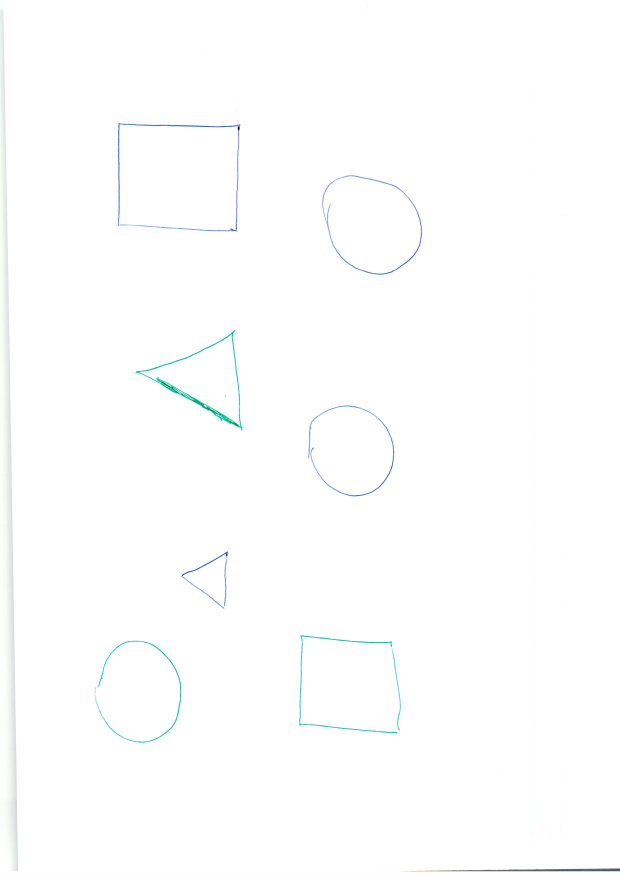
#> input picture UD2/Tareas/Tarea_63 - Deteccion figuras openCV/Escaneo-cargador.jpg, 1240 x 1753 px (shown at 1/2 size)
$ jupyter execute --allow-errors a.ipynb
#> lines starting #> are read from the running program, lines starting #| are printed output that depends on the picture
Fai un programa en Python que coa imaxe escaneada:

- Identifica os cuadrilateros da imaxe.

- Conta o número de "circulos" e encerraos dentro dun cuadrilatero

## 1. Importación de librerías y carga de imagen

[cell 1]
import numpy as np
import cv2 as cv
from matplotlib import pyplot as plt

img_original = cv.imread("Escaneo-cargador.jpg")
#> img_original is the input picture: shape (1753, 1240, 3); mean B, G, R 254.2, 254.2, 253.7
plt.imshow(img_original)
plt.title('Imagen escaneada')

## 2. Recorte de imagen

[cell 2]
img = img_original[100:1600,150:900]
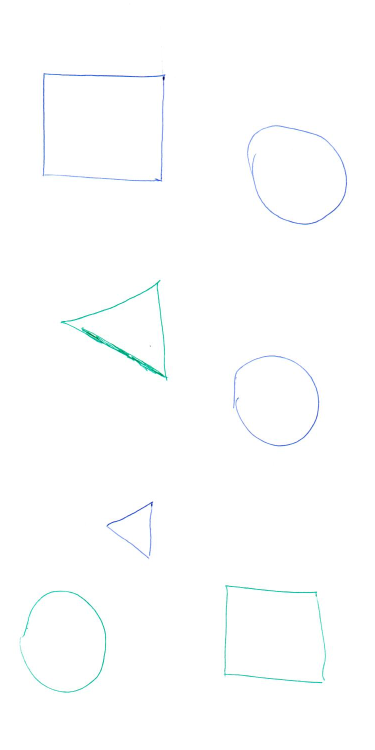
#> img: shape (1500, 750, 3) (shown at 1/2 size); mean B, G, R 254.2, 254.1, 253.2
plt.imshow(img)
plt.title('Imagen recortada')

## 3. Invertir colores de la imagen

[cell 3]
# Lo primero es hacer el th, despues lo demas

_, th = cv.threshold(img, 127, 255, cv.THRESH_BINARY) # _ porque la primera variable no la necesitamos


# invert = cv.bitwise_not(img) # imagen con colores invertidos
# invert = cv.cvtColor(invert, cv.COLOR_BGR2GRAY)

plt.subplot(121),plt.imshow(img),plt.title('Original')
plt.xticks([]), plt.yticks([])
plt.subplot(122),plt.imshow(th),plt.title('Invertido')
plt.xticks([]), plt.yticks([])
plt.show()
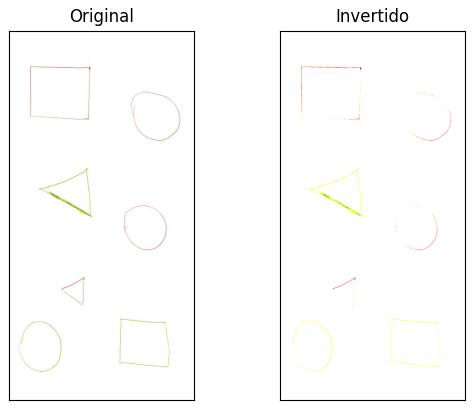
#> figure drawn by matplotlib, 2 panels; B, G, R data is drawn as R, G, B
